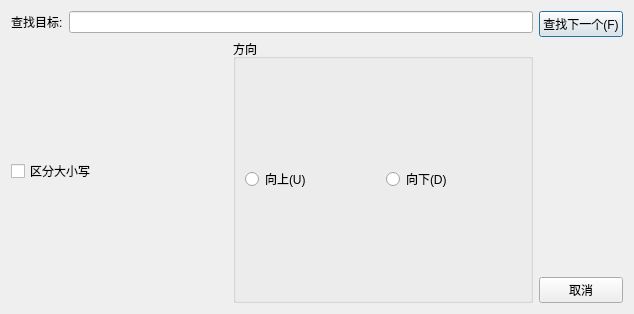
<?xml version="1.0" encoding="UTF-8"?>
<ui version="4.0">
 <class>SearchDialog</class>
 <widget class="QDialog" name="SearchDialog">
  <property name="geometry">
   <rect>
    <x>0</x>
    <y>0</y>
    <width>634</width>
    <height>314</height>
   </rect>
  </property>
  <property name="sizePolicy">
   <sizepolicy hsizetype="Expanding" vsizetype="Expanding">
    <horstretch>0</horstretch>
    <verstretch>0</verstretch>
   </sizepolicy>
  </property>
  <property name="windowTitle">
   <string>search</string>
  </property>
  <property name="windowIcon">
   <iconset resource="res.qrc">
    <normaloff>:/icons/iconsFile/search.png</normaloff>:/icons/iconsFile/search.png</iconset>
  </property>
  <property name="toolTip">
   <string/>
  </property>
  <layout class="QHBoxLayout" name="horizontalLayout_5">
   <item>
    <layout class="QHBoxLayout" name="horizontalLayout_4">
     <item>
      <layout class="QVBoxLayout" name="verticalLayout_4">
       <item>
        <layout class="QHBoxLayout" name="horizontalLayout">
         <item>
          <widget class="QLabel" name="label">
           <property name="text">
            <string>查找目标:</string>
           </property>
          </widget>
         </item>
         <item>
          <widget class="QLineEdit" name="searchText"/>
         </item>
        </layout>
       </item>
       <item>
        <layout class="QHBoxLayout" name="horizontalLayout_3">
         <item>
          <widget class="QCheckBox" name="cbCaseSensetive">
           <property name="text">
            <string>区分大小写</string>
           </property>
          </widget>
         </item>
         <item>
          <widget class="QGroupBox" name="groupBox">
           <property name="minimumSize">
            <size>
             <width>300</width>
             <height>100</height>
            </size>
           </property>
           <property name="title">
            <string>方向</string>
           </property>
           <layout class="QHBoxLayout" name="horizontalLayout_2">
            <item>
             <widget class="QRadioButton" name="btnUp">
              <property name="text">
               <string>向上(U)</string>
              </property>
             </widget>
            </item>
            <item>
             <widget class="QRadioButton" name="btnDown">
              <property name="text">
               <string>向下(D)</string>
              </property>
             </widget>
            </item>
           </layout>
          </widget>
         </item>
        </layout>
       </item>
      </layout>
     </item>
     <item>
      <layout class="QVBoxLayout" name="verticalLayout_3">
       <item>
        <widget class="QPushButton" name="btnSearchNext">
         <property name="text">
          <string>查找下一个(F)</string>
         </property>
        </widget>
       </item>
       <item>
        <spacer name="verticalSpacer">
         <property name="orientation">
          <enum>Qt::Vertical</enum>
         </property>
         <property name="sizeHint" stdset="0">
          <size>
           <width>20</width>
           <height>40</height>
          </size>
         </property>
        </spacer>
       </item>
       <item>
        <widget class="QPushButton" name="btnCancel">
         <property name="text">
          <string>取消</string>
         </property>
        </widget>
       </item>
      </layout>
     </item>
    </layout>
   </item>
  </layout>
 </widget>
 <resources>
  <include location="res.qrc"/>
 </resources>
 <connections/>
</ui>
